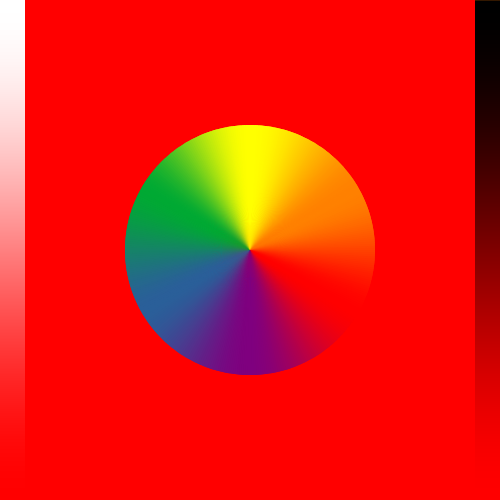
Frame 1 (no input)
Frame 60 (no input): identical to frame 1, image omitted
Frame 120 (the mouse pressed at the canvas centre since frame 60): identical to frame 1, image omitted

The p5.js sketch that drew this single still picture (run headless with seeded random() and noise() and a simulated clock; from frame 60 on, the mouse is pressed at the canvas centre):

// p5.js sketch
// ── sketch.js
//https://redyellowblue.org/wp-content/uploads/2017/07/ryb-color-wheel.png?ad37ed&ad37ed
/* 
  Assemble the wheel with 60 degrees per magic color
*/

//globals

var WHITE = null;
var RED = null;
var ORANGE = null;
var YELLOW = null;
var PURPLE = null;
var GREEN = null;
var BLUE = null;
var BLACK = null;
var SATS = 0;
var BRIS = 0;
var SELECTEDCOLOR = null;
var COLORS_ARRAY = null;
var LOCKED = true;
var HUEV = 0;
var SATV = 0;
var BRIV = 0;

var LASTUSED = 0;

function setup() {
  createCanvas(500, 500);
  COLORS_ARRAY = new Array(360);
  SATS = new Array(height);
  BRIS = new Array(height);
  SELECTEDCOLOR = color(255, 0, 0);
  //noLoop();
  noStroke();
  //color values from
  //http://vis.computer.org/vis2004/DVD/infovis/papers/gossett.pdf
  WHITE = color(255, 255, 255);
  RED = color(255, 0, 0);
  ORANGE = color(255, 128, 0);
  YELLOW = color(255, 255, 0);
  PURPLE = color(127, 0, 127);
  GREEN = color(0, 169, 51);
  BLUE = color(42, 95, 153);
  BLACK = color(51, 24, 0);

  COLORS_ARRAY[0] = YELLOW; // 0 - 360
  COLORS_ARRAY[59] = ORANGE; // 60
  COLORS_ARRAY[119] = RED; // 120
  COLORS_ARRAY[179] = PURPLE; // 180
  COLORS_ARRAY[239] = BLUE; // 240
  COLORS_ARRAY[299] = GREEN; // 300

  SATS[0] = WHITE;
  SATS[SATS.length - 1] = SELECTEDCOLOR;
  BRIS[0] = BLACK;
  BRIS[BRIS.length - 1] = SELECTEDCOLOR;
  SATV = SATS.length - 1;
  BRIV = BRIS.length - 1;
  
  let shift = 60;
  let lastValue = 0;
  generateColors(COLORS_ARRAY);
  colorInterp(SATS, color(255), SELECTEDCOLOR, 0, SATS.length);
  colorInterp(BRIS, color(0), SELECTEDCOLOR, 0, BRIS.length);
}

function draw() {
  background(SELECTEDCOLOR);

  let cx = width / 2;
  let cy = height / 2;
  let d = 500;
  let w = 25;

  testMouse(cx, cy, d, w);

  drawWheel(width / 2, height / 2, 500);
  drawSat(w);
  drawBri(w);
}

function drawWheel(cx, cy, r) {
  noStroke();
  let numColors = 360;
  let step = 1;
  for (let ang = 0; ang < 360; ang += step) {
    fill(COLORS_ARRAY[ang]);
    arc(
      cx,
      cy,
      r / 2,
      r / 2,
      radians(ang + 270),
      radians(ang + 270 + step * 2)
    );
  }
}

function drawSat(w) {
  let step = height / 100;
  for (let y = 0; y < height; y++) {
    fill(SATS[y]);
    rect(0, y, 25, step);
  }
}

function drawBri(w) {
  let step = height / 100;
  for (let y = 0; y < height; y++) {
    fill(BRIS[y]);
    rect(width - w, y, 25, step);
  }
}

function generateColors(array) {
  let shift = 60;
  let lastValue = 0;
  for (let i = 0; i < 300; i += shift) {
    colorInterp(array, array[lastValue], array[i + shift - 1], i, i + shift);
    lastValue = i + shift - 1;
  }
  // has colorInterp to double back on itself, to finish the wheel
  colorInterp(array, array[lastValue], array[0], lastValue, lastValue + 60);
}
/* 
   
   interpolates all the color mixes between two colors 
     that are 60 degrees apart from each other.
  
   Using the formula from the paper below,
   http://vis.computer.org/vis2004/DVD/infovis/papers/gossett.pdf
*/

function colorInterp(colorArray, color0, color1, startingIndex, endingIndex) {
  let movement = startingIndex + 1;
  color0 = color0._array;
  color1 = color1._array;

  let distance, r, g, b;
  for (let i = 0; i < abs(endingIndex - startingIndex); i++) {
    distance = map(movement, startingIndex, endingIndex, 0, 1);
    r = color0[0] + sq(distance) * (3 - 2 * distance) * (color1[0] - color0[0]);
    g = color0[1] + sq(distance) * (3 - 2 * distance) * (color1[1] - color0[1]);
    b = color0[2] + sq(distance) * (3 - 2 * distance) * (color1[2] - color0[2]);

    colorArray[movement] = color([r * 255, g * 255, b * 255]);
    movement++;
  }
}

function testMouse(cx, cy, r, w) {
  if (
    mouseX > cx - r / 4 &&
    mouseX < cx + r / 4 &&
    mouseY > cy - r / 4 &&
    mouseY < cy + r / 4 &&
    !LOCKED
  ) {
    mouseHue();
  } else if (mouseX < w && !LOCKED) {
    mouseSat();
  } else if (mouseX > width - w && !LOCKED) {
    mouseBri();
  }
}
function mouseClicked() {
  LOCKED = !LOCKED;
}

function mouseSat() {
  SATV = floor(map(mouseY, 0, SATS.length - 1, 0, height - 1));
  if (SATV >= SATS.length) SATV = SATS.length - 1;
  colorInterp(BRIS, color(0), SATS[SATV], -1, height);
  SELECTEDCOLOR = SATS[SATV];
  LASTUSED = 0;
}

function mouseBri() {
  BRIV = floor(map(mouseY, 0, BRIS.length - 1, 0, height - 1));
  if (BRIV >= BRIS.length) BRIV = BRIS.length - 1;
  colorInterp(SATS, color(0), BRIS[BRIV], -1, height);
  SELECTEDCOLOR = BRIS[BRIV];
  LASTUSED = 1;
}

function refreshArrays() {
  SATS = new Array(height);
  BRIS = new Array(height);
  SATS[0] = WHITE;
  SATS[SATS.length - 1] = SELECTEDCOLOR;
  BRIS[0] = BLACK;
  BRIS[BRIS.length - 1] = SELECTEDCOLOR;
  

  colorInterp(SATS, color(255), SELECTEDCOLOR, 0, SATS.length);
  colorInterp(BRIS, color(0), SELECTEDCOLOR, 0, BRIS.length);
  
  if (LASTUSED == 0) SELECTEDCOLOR = SATS[SATV];
  else SELECTEDCOLOR = BRIS[BRIV];
}
function mouseHue() {
  let mx = map(mouseX, 0, width, -PI, PI);
  let my = map(mouseY, 0, height, -PI, PI);

  let rads = atan2(my, mx);
  if (rads < 0) {
    rads = TWO_PI + rads;
  }

  let ang = degrees(rads);
  if (ang > 270) {
    ang = abs(270 - ang);
  } else {
    ang += 90;
  }
  HUEV = floor(ang);

  let col = color(`hsba(${HUEV}, ${SATV}, ${BRIV}, 1)`);

  SELECTEDCOLOR = COLORS_ARRAY[HUEV % 360];
  refreshArrays();
}
